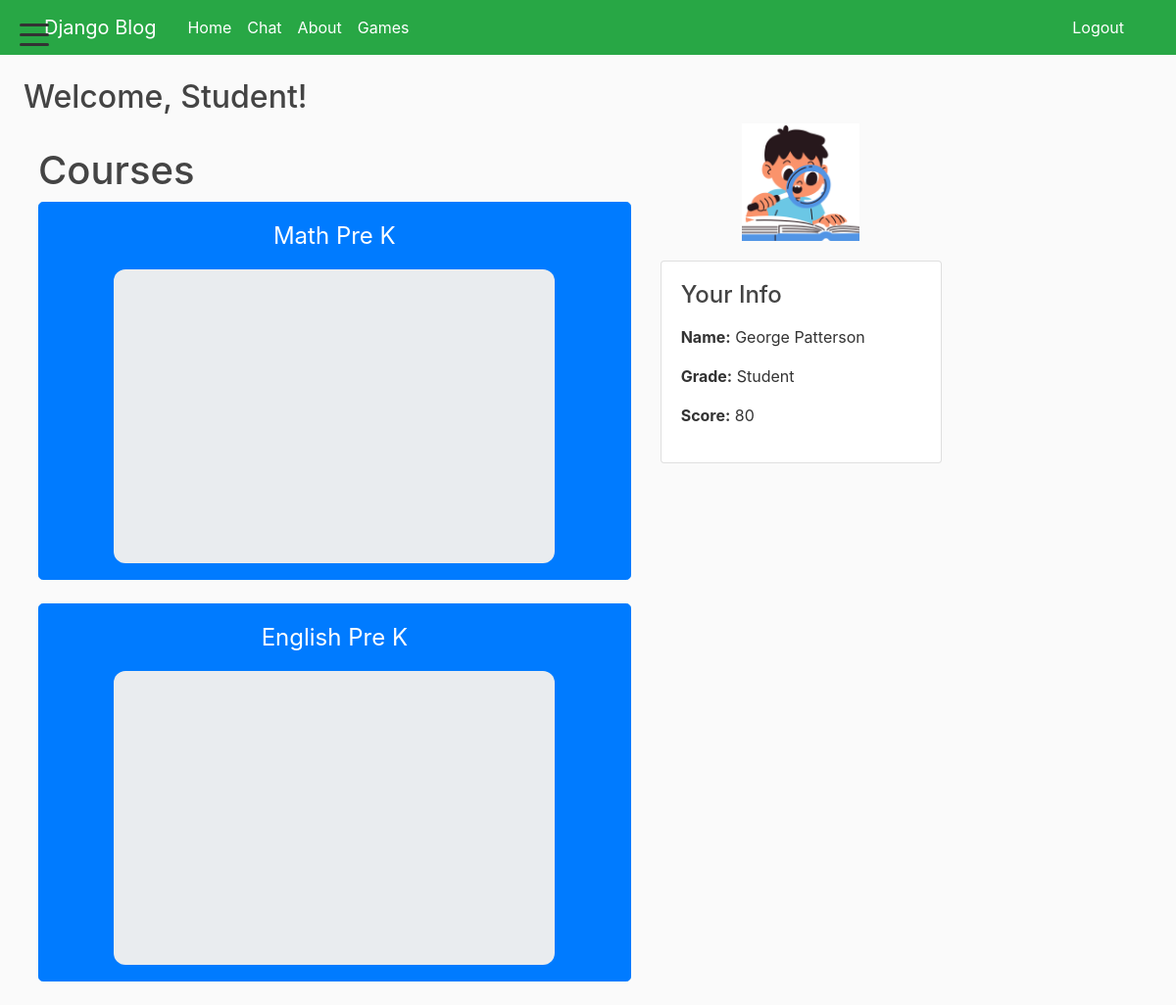
Page /blog/ (signed in) on the committed database.
### blog/models.py (models this page shows, shortened)
class Course(models.Model):
    name = models.CharField(max_length=100)
    image = models.ImageField(upload_to='course_previews/', blank=True, null=True)

### users/models.py (models this page shows, shortened)
class Profile(models.Model):
    USER_TYPES = (
        ('student', 'Student'),
        ('parent', 'Parent'),
        ('teacher', 'Teacher'),
    )
    user = models.OneToOneField(User, on_delete=models.CASCADE)
    image = models.ImageField(default='default.jpg', upload_to='profile_pics')
    sprite = models.ImageField(upload_to='sprites/', blank=True, null=True)  # <-- Move this line here
    user_type = models.CharField(max_length=10, choices=USER_TYPES, default='student')
    grade = models.CharField(max_length=20, blank=True, null=True)

### blog/views.py (the view)
# urls.py: path('', home, name='home'),  # Home page
def home(request):
    courses = Course.objects.prefetch_related('lessons__tasks').all()
    user_type = None
    random_score = random.randint(60, 100)  # or any range you want
    if request.user.is_authenticated and hasattr(request.user, 'profile'):
        user_type = request.user.profile.user_type
    return render(request, 'blog/home.html', {
        'title': 'Home',
        'courses': courses,
        'user_type': user_type,
        'random_score': random_score
    })

### blog/models.py (called while the page is built)
    def get_absolute_url(self):
        return reverse('task-detail', kwargs={'task_id': self.pk})

### blog/templatetags/custom_filters.py (called while the page is built)
@register.filter(name='is_not_student')
def is_not_student(user):
    return not user.groups.filter(name='Students').exists()

### blog/templates/blog/home.html (shortened to what this page needs)
{% extends "blog/base.html" %}
{% block content %}
    {% if user_type == 'student' %}
        <h2>Welcome, Student!</h2>
    {% elif user_type == 'parent' %}
        <h2>Welcome, Parent!</h2>
    {% elif user_type == 'teacher' %}
        <h2>Welcome, Teacher!</h2>
    {% else %}
        <h2>Welcome!</h2>
    {% endif %}
    <div class="container">
        <div class="row">
            <div class="col-md-8">
                <h1 class="mt-4">Courses</h1>
                <div class="row">
                    {% for course in courses|slice:":2" %}
                        <div class="col-md-12 mb-4">
                            <a href="{% url 'course-detail' course.id %}" class="course-btn btn btn-lg btn-primary btn-block d-flex flex-column align-items-center justify-content-center">
                                <span class="mb-2">{{ course.name }}</span>
                                <div class="course-placeholder"></div>
                            </a>
                        </div>
                    {% endfor %}
                </div>
            </div>
            <div class="col-md-4 d-flex flex-column align-items-center justify-content-start">
                {% if request.user.profile.sprite %}
                    <img src="{{ request.user.profile.sprite.url }}" alt="Sprite" style="height:120px; width:auto; margin-bottom:20px;">
                {% endif %}
                <div class="card shadow-sm w-100">
                    <div class="card-body">
                        <h4 class="card-title mb-3">Your Info</h4>
                        <p><strong>Name:</strong> {{ request.user.get_full_name|default:request.user.username }}</p>
                        <p><strong>Grade:</strong>
                            {% if user_type %}
                                {{ user_type|title }}
                            {% else %}
                                N/A
                            {% endif %}
                        </p>
                        <p><strong>Score:</strong> {{ random_score }}</p>
                    </div>
                </div>
            </div>
        </div>
    </div>
{% endblock %}

### blog/static/blog/main.css (style rules this page uses)
body { background: #fafafa; color: #333333; margin-top: 5rem; }
h1, h2, h3, h4, h5, h6 { color: #444444; }

### blog/templates/blog/home.html (style rules this page uses)
.course-btn { min-height: 140px; padding: 16px 24px; font-size: 1.5em; display: flex; flex-direction: column; align-items: center; justify-content: center; }
.course-placeholder { width: 450px; height: 300px; background: #e9ecef; border-radius: 12px; margin-top: 8px; display: block; }

### rows in the picture
Course: name "Math Pre K"
Course: name "English Pre K"
Profile: user_type "Student"

### other values in the picture
{{ request.user.get_full_name|default:request.user.username }} "George Patterson"
{{ random_score }} "80"
